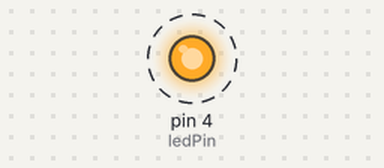
Bench run of a sketch on a simulated Arduino Uno, built with avr-gcc and run on an emulated ATmega328P. Parts: output pins drawn as LEDs (lit = HIGH). Dashed ring = blinking.

Above: at 0.2 s.
Timing chart, 0 to 3.0 s (numbered marks = the images above):
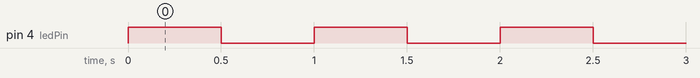

The sketch:

HolaMundo02.ino
```cpp
#define ledPin 4

void blink(unsigned long t_delay){
  digitalWrite(ledPin,HIGH);
  delay(t_delay);//bloqueante
  digitalWrite(ledPin,LOW);
  delay(t_delay);//bloqueante

  };

void setup() {
  // put your setup code here, to run once:}
  pinMode(ledPin,OUTPUT);//El valor enviado al pin por defecto es 0: valor cercano a 0 voltios, Apagado

}

void loop() {

  blink(500);

}
```

Measured:
- by itself, pin 4 (ledPin): alternates HIGH for 0.50 s and LOW for 0.50 s
